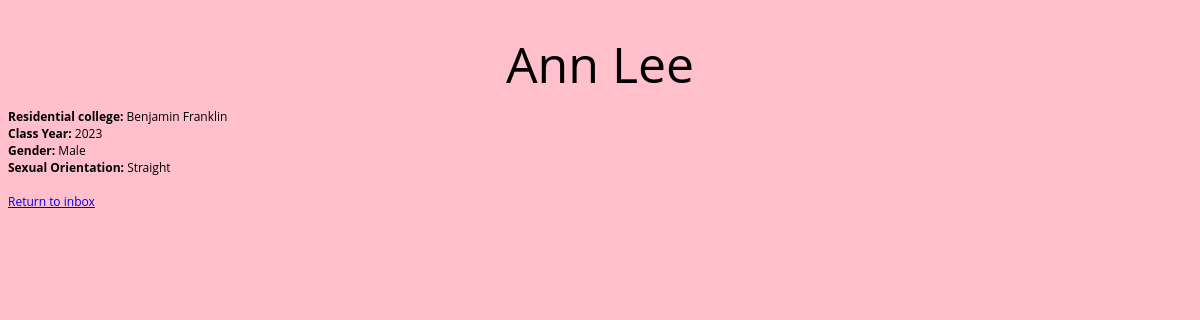
The app's page /inbox/ann123/view_potential?potential_match=ann1234 with its own data.
### tables this page shows
CREATE TABLE users (
    id integer primary key autoincrement,
    first_name text not null,
    last_name text not null,
    username text not null,
    password text not null,
    phone_number text,
    college text,
    class_year text,
    gender text,
    orientation text,
    preference text
);

### main.py (the view)
@app.route('/inbox/<username>/view_potential', methods=['GET'])
def view_potential(username):
    potential_match = request.args.get('potential_match')
    dict_info = retrieve_profile_info(potential_match)
    return render_template('view_potential.html', username=username,
                           first_name=dict_info["first_name"],
                           last_name=dict_info["last_name"],
                           college=dict_info["college"],
                           class_year=dict_info["class_year"],
                           gender=dict_info["gender"],
                           orientation=dict_info["orientation"])

### models.py (called while the page is built)
def retrieve_profile_info(username):
    con = sql.connect("database.db")
    cur = con.cursor()
    query = "SELECT * FROM users WHERE username = ?"
    cur.execute(query, [username])
    info = cur.fetchone()
    first_name = info[1]
    last_name = info[2]
    number = info[5]
    college = info[6]
    class_year = info[7]
    gender = info[8]
    orientation = info[9]
    match_preference = info[10]
    info_dict = {"first_name": first_name, "last_name": last_name, "number": number,
                 "college":college, "class_year":class_year, "gender":gender,
                 "orientation":orientation, "match_preference": match_preference}
    return info_dict

### templates/view_potential.html
<!DOCTYPE html>
<html lang="en">
    <head>
        <link href="static/css/main.css" rel="stylesheet" type="text/css" media="all">
    </head>
    <body>
        <h1>{{first_name}} {{last_name}}</h1>
        <b>Residential college: </b>{{college}}<br>
        <b>Class Year: </b>{{class_year}}<br>
        <b>Gender: </b>{{gender}}<br>
        <b>Sexual Orientation: </b>{{orientation}}
        <br>
        <br>
        <a href="/inbox/{{username}}">Return to inbox</a>
        <br>
    </body>
</html>

### static/css/main.css (style rules this page uses)
body, input, textarea, select { font-family: 'Open Sans', sans-serif; font-size: 12px; color: black; }
body { background-color: #FFC0CB; }
h1 { font-size: 50px; font-weight: 400; color: black; text-align: center; padding-top: 10px; margin-top: 20px; margin-bottom: 10px; }

### records on screen
users: first_name "Ann", last_name "Lee", college "Benjamin Franklin", class_year "2023", gender "Male", orientation "Straight"
